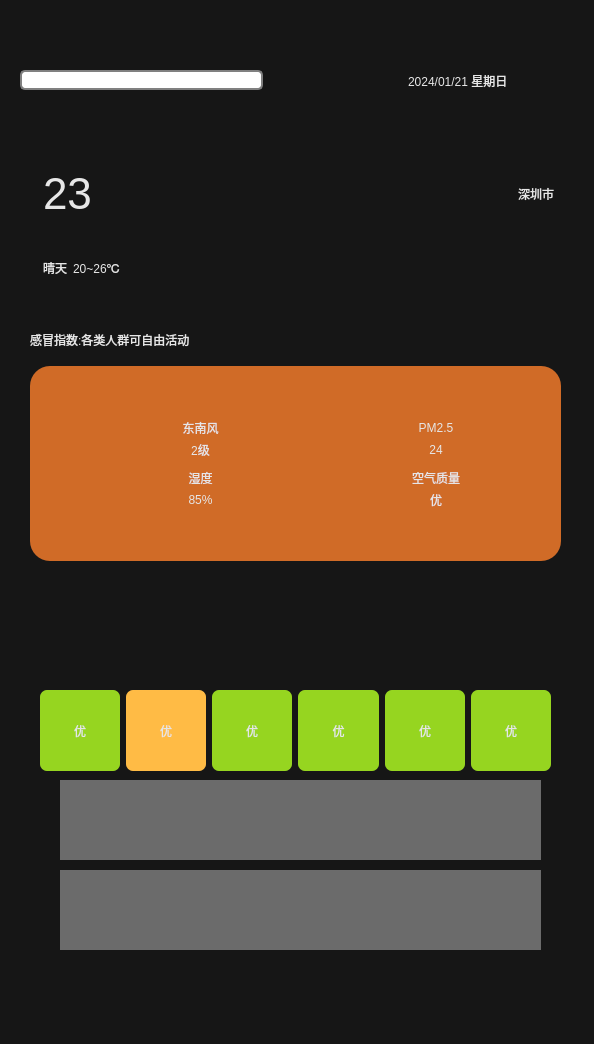
<?xml version="1.0" encoding="UTF-8"?>
<ui version="4.0">
 <class>Widget</class>
 <widget class="QWidget" name="Widget">
  <property name="geometry">
   <rect>
    <x>0</x>
    <y>0</y>
    <width>594</width>
    <height>1044</height>
   </rect>
  </property>
  <property name="windowTitle">
   <string>Widget</string>
  </property>
  <property name="styleSheet">
   <string notr="true">background-color: rgb(22, 22, 22);</string>
  </property>
  <widget class="QWidget" name="widget03" native="true">
   <property name="geometry">
    <rect>
     <x>30</x>
     <y>320</y>
     <width>531</width>
     <height>241</height>
    </rect>
   </property>
   <property name="styleSheet">
    <string notr="true">color:rgb(230,230,230);</string>
   </property>
   <layout class="QVBoxLayout" name="verticalLayout" stretch="2,3">
    <item>
     <widget class="QLabel" name="labelGaomao">
      <property name="text">
       <string>感冒指数:各类人群可自由活动</string>
      </property>
      <property name="textFormat">
       <enum>Qt::PlainText</enum>
      </property>
     </widget>
    </item>
    <item>
     <widget class="QWidget" name="widget0301" native="true">
      <property name="styleSheet">
       <string notr="true">background-color: rgb(208, 107, 39);
border-radius: 20px;</string>
      </property>
      <layout class="QGridLayout" name="gridLayout">
       <property name="leftMargin">
        <number>50</number>
       </property>
       <property name="topMargin">
        <number>50</number>
       </property>
       <property name="rightMargin">
        <number>50</number>
       </property>
       <property name="bottomMargin">
        <number>50</number>
       </property>
       <property name="horizontalSpacing">
        <number>40</number>
       </property>
       <property name="verticalSpacing">
        <number>5</number>
       </property>
       <item row="0" column="0">
        <layout class="QHBoxLayout" name="horizontalLayout">
         <property name="spacing">
          <number>0</number>
         </property>
         <item>
          <widget class="QLabel" name="labelFX">
           <property name="minimumSize">
            <size>
             <width>45</width>
             <height>45</height>
            </size>
           </property>
           <property name="maximumSize">
            <size>
             <width>35</width>
             <height>35</height>
            </size>
           </property>
           <property name="text">
            <string/>
           </property>
           <property name="pixmap">
            <pixmap resource="res.qrc">:/res/wind.png</pixmap>
           </property>
           <property name="scaledContents">
            <bool>true</bool>
           </property>
          </widget>
         </item>
         <item>
          <layout class="QVBoxLayout" name="verticalLayout_2">
           <property name="spacing">
            <number>0</number>
           </property>
           <item>
            <widget class="QLabel" name="labelFXType">
             <property name="text">
              <string>东南风</string>
             </property>
             <property name="alignment">
              <set>Qt::AlignCenter</set>
             </property>
            </widget>
           </item>
           <item>
            <widget class="QLabel" name="labelFXType_2">
             <property name="text">
              <string>2级</string>
             </property>
             <property name="alignment">
              <set>Qt::AlignCenter</set>
             </property>
            </widget>
           </item>
          </layout>
         </item>
        </layout>
       </item>
       <item row="0" column="1">
        <layout class="QHBoxLayout" name="horizontalLayout_3">
         <item>
          <widget class="QLabel" name="labelFX_3">
           <property name="minimumSize">
            <size>
             <width>45</width>
             <height>45</height>
            </size>
           </property>
           <property name="maximumSize">
            <size>
             <width>35</width>
             <height>35</height>
            </size>
           </property>
           <property name="text">
            <string/>
           </property>
           <property name="pixmap">
            <pixmap resource="res.qrc">:/res/pm25.png</pixmap>
           </property>
           <property name="scaledContents">
            <bool>true</bool>
           </property>
          </widget>
         </item>
         <item>
          <layout class="QVBoxLayout" name="verticalLayout_5">
           <item>
            <widget class="QLabel" name="labelPM25">
             <property name="text">
              <string>PM2.5</string>
             </property>
             <property name="alignment">
              <set>Qt::AlignCenter</set>
             </property>
            </widget>
           </item>
           <item>
            <widget class="QLabel" name="labelPM25Data">
             <property name="text">
              <string>24</string>
             </property>
             <property name="alignment">
              <set>Qt::AlignCenter</set>
             </property>
            </widget>
           </item>
          </layout>
         </item>
        </layout>
       </item>
       <item row="1" column="0">
        <layout class="QHBoxLayout" name="horizontalLayout_5">
         <item>
          <widget class="QLabel" name="labelFX_5">
           <property name="minimumSize">
            <size>
             <width>45</width>
             <height>45</height>
            </size>
           </property>
           <property name="maximumSize">
            <size>
             <width>35</width>
             <height>35</height>
            </size>
           </property>
           <property name="text">
            <string/>
           </property>
           <property name="pixmap">
            <pixmap resource="res.qrc">:/res/humidity.png</pixmap>
           </property>
           <property name="scaledContents">
            <bool>true</bool>
           </property>
          </widget>
         </item>
         <item>
          <layout class="QVBoxLayout" name="verticalLayout_8">
           <item>
            <widget class="QLabel" name="labelShidu">
             <property name="text">
              <string>湿度</string>
             </property>
             <property name="alignment">
              <set>Qt::AlignCenter</set>
             </property>
            </widget>
           </item>
           <item>
            <widget class="QLabel" name="labelShiduData">
             <property name="text">
              <string>85%</string>
             </property>
             <property name="alignment">
              <set>Qt::AlignCenter</set>
             </property>
            </widget>
           </item>
          </layout>
         </item>
        </layout>
       </item>
       <item row="1" column="1">
        <layout class="QHBoxLayout" name="horizontalLayout_4">
         <item>
          <widget class="QLabel" name="labelFX_4">
           <property name="minimumSize">
            <size>
             <width>45</width>
             <height>45</height>
            </size>
           </property>
           <property name="maximumSize">
            <size>
             <width>35</width>
             <height>35</height>
            </size>
           </property>
           <property name="text">
            <string/>
           </property>
           <property name="pixmap">
            <pixmap resource="res.qrc">:/res/airQi.png</pixmap>
           </property>
           <property name="scaledContents">
            <bool>true</bool>
           </property>
          </widget>
         </item>
         <item>
          <layout class="QVBoxLayout" name="verticalLayout_6">
           <item>
            <widget class="QLabel" name="labelair">
             <property name="text">
              <string>空气质量</string>
             </property>
             <property name="alignment">
              <set>Qt::AlignCenter</set>
             </property>
            </widget>
           </item>
           <item>
            <widget class="QLabel" name="labelairData">
             <property name="text">
              <string>优</string>
             </property>
             <property name="alignment">
              <set>Qt::AlignCenter</set>
             </property>
            </widget>
           </item>
          </layout>
         </item>
        </layout>
       </item>
      </layout>
     </widget>
    </item>
   </layout>
  </widget>
  <widget class="QWidget" name="widget02" native="true">
   <property name="geometry">
    <rect>
     <x>30</x>
     <y>160</y>
     <width>531</width>
     <height>141</height>
    </rect>
   </property>
   <property name="styleSheet">
    <string notr="true">color: rgb(230, 230, 230);</string>
   </property>
   <layout class="QHBoxLayout" name="horizontalLayout_2">
    <item>
     <widget class="QLabel" name="labelWeatherIcon">
      <property name="text">
       <string/>
      </property>
      <property name="pixmap">
       <pixmap resource="res.qrc">:/res/type/Qing.png</pixmap>
      </property>
      <property name="scaledContents">
       <bool>true</bool>
      </property>
     </widget>
    </item>
    <item>
     <layout class="QGridLayout" name="gridLayout_2">
      <item row="0" column="3">
       <widget class="QLabel" name="labelCity">
        <property name="text">
         <string>深圳市  </string>
        </property>
       </widget>
      </item>
      <item row="1" column="0">
       <widget class="QLabel" name="labelweatherType">
        <property name="text">
         <string>晴天</string>
        </property>
       </widget>
      </item>
      <item row="0" column="0" colspan="2">
       <widget class="QLabel" name="labelTmp">
        <property name="font">
         <font>
          <pointsize>33</pointsize>
         </font>
        </property>
        <property name="text">
         <string>23</string>
        </property>
       </widget>
      </item>
      <item row="1" column="1">
       <widget class="QLabel" name="labelTempRange">
        <property name="text">
         <string>20~26℃</string>
        </property>
       </widget>
      </item>
      <item row="1" column="2">
       <spacer name="horizontalSpacer">
        <property name="orientation">
         <enum>Qt::Horizontal</enum>
        </property>
        <property name="sizeHint" stdset="0">
         <size>
          <width>40</width>
          <height>20</height>
         </size>
        </property>
       </spacer>
      </item>
     </layout>
    </item>
   </layout>
  </widget>
  <widget class="QWidget" name="widget01" native="true">
   <property name="geometry">
    <rect>
     <x>20</x>
     <y>40</y>
     <width>571</width>
     <height>81</height>
    </rect>
   </property>
   <layout class="QHBoxLayout" name="horizontalLayout_6" stretch="4,1,0,3">
    <property name="spacing">
     <number>35</number>
    </property>
    <item>
     <widget class="QLineEdit" name="lineEditCity">
      <property name="styleSheet">
       <string notr="true"> QLineEdit {
     border: 2px solid gray;
     border-radius: 5px;
     padding: 0 8px;
     background: white;
     selection-background-color: darkgray;
 }</string>
      </property>
     </widget>
    </item>
    <item>
     <widget class="QLabel" name="labelSearch">
      <property name="minimumSize">
       <size>
        <width>35</width>
        <height>35</height>
       </size>
      </property>
      <property name="maximumSize">
       <size>
        <width>35</width>
        <height>35</height>
       </size>
      </property>
      <property name="text">
       <string/>
      </property>
      <property name="pixmap">
       <pixmap resource="res.qrc">:/res/search.png</pixmap>
      </property>
      <property name="scaledContents">
       <bool>true</bool>
      </property>
     </widget>
    </item>
    <item>
     <spacer name="horizontalSpacer_2">
      <property name="orientation">
       <enum>Qt::Horizontal</enum>
      </property>
      <property name="sizeHint" stdset="0">
       <size>
        <width>40</width>
        <height>20</height>
       </size>
      </property>
     </spacer>
    </item>
    <item>
     <widget class="QLabel" name="labelCurrentDate">
      <property name="styleSheet">
       <string notr="true">color: rgb(230, 230, 230);</string>
      </property>
      <property name="text">
       <string>2024/01/21 星期日</string>
      </property>
     </widget>
    </item>
   </layout>
  </widget>
  <widget class="QWidget" name="widgetAirQ" native="true">
   <property name="geometry">
    <rect>
     <x>40</x>
     <y>690</y>
     <width>511</width>
     <height>81</height>
    </rect>
   </property>
   <layout class="QHBoxLayout" name="horizontalLayout_7">
    <item>
     <widget class="QLabel" name="labelaiq0">
      <property name="styleSheet">
       <string notr="true">color: rgb(230, 230, 230);
background-color: rgb(150, 213, 32);
border-radius: 7px;</string>
      </property>
      <property name="text">
       <string>优</string>
      </property>
      <property name="alignment">
       <set>Qt::AlignCenter</set>
      </property>
     </widget>
    </item>
    <item>
     <widget class="QLabel" name="labelaiq1">
      <property name="styleSheet">
       <string notr="true">color: rgb(230, 230, 230);
background-color: rgb(255, 187, 69);
border-radius: 7px;</string>
      </property>
      <property name="text">
       <string>优</string>
      </property>
      <property name="alignment">
       <set>Qt::AlignCenter</set>
      </property>
     </widget>
    </item>
    <item>
     <widget class="QLabel" name="labelaiq2">
      <property name="styleSheet">
       <string notr="true">color: rgb(230, 230, 230);
background-color: rgb(150, 213, 32);
border-radius: 7px;</string>
      </property>
      <property name="text">
       <string>优</string>
      </property>
      <property name="alignment">
       <set>Qt::AlignCenter</set>
      </property>
     </widget>
    </item>
    <item>
     <widget class="QLabel" name="labelaiq3">
      <property name="styleSheet">
       <string notr="true">color: rgb(230, 230, 230);
background-color: rgb(150, 213, 32);
border-radius: 7px;</string>
      </property>
      <property name="text">
       <string>优</string>
      </property>
      <property name="alignment">
       <set>Qt::AlignCenter</set>
      </property>
     </widget>
    </item>
    <item>
     <widget class="QLabel" name="labelaiq4">
      <property name="styleSheet">
       <string notr="true">color: rgb(230, 230, 230);
background-color: rgb(150, 213, 32);
border-radius: 7px;</string>
      </property>
      <property name="text">
       <string>优</string>
      </property>
      <property name="alignment">
       <set>Qt::AlignCenter</set>
      </property>
     </widget>
    </item>
    <item>
     <widget class="QLabel" name="labelaiq5">
      <property name="styleSheet">
       <string notr="true">color: rgb(230, 230, 230);
background-color: rgb(150, 213, 32);
border-radius: 7px;</string>
      </property>
      <property name="text">
       <string>优</string>
      </property>
      <property name="alignment">
       <set>Qt::AlignCenter</set>
      </property>
     </widget>
    </item>
   </layout>
  </widget>
  <widget class="QWidget" name="widget" native="true">
   <property name="geometry">
    <rect>
     <x>60</x>
     <y>780</y>
     <width>481</width>
     <height>80</height>
    </rect>
   </property>
   <property name="styleSheet">
    <string notr="true">background-color: rgb(107, 107, 107);</string>
   </property>
  </widget>
  <widget class="QWidget" name="widget_2" native="true">
   <property name="geometry">
    <rect>
     <x>60</x>
     <y>870</y>
     <width>481</width>
     <height>80</height>
    </rect>
   </property>
   <property name="styleSheet">
    <string notr="true">background-color: rgb(107, 107, 107);</string>
   </property>
  </widget>
 </widget>
 <resources>
  <include location="res.qrc"/>
 </resources>
 <connections/>
</ui>
